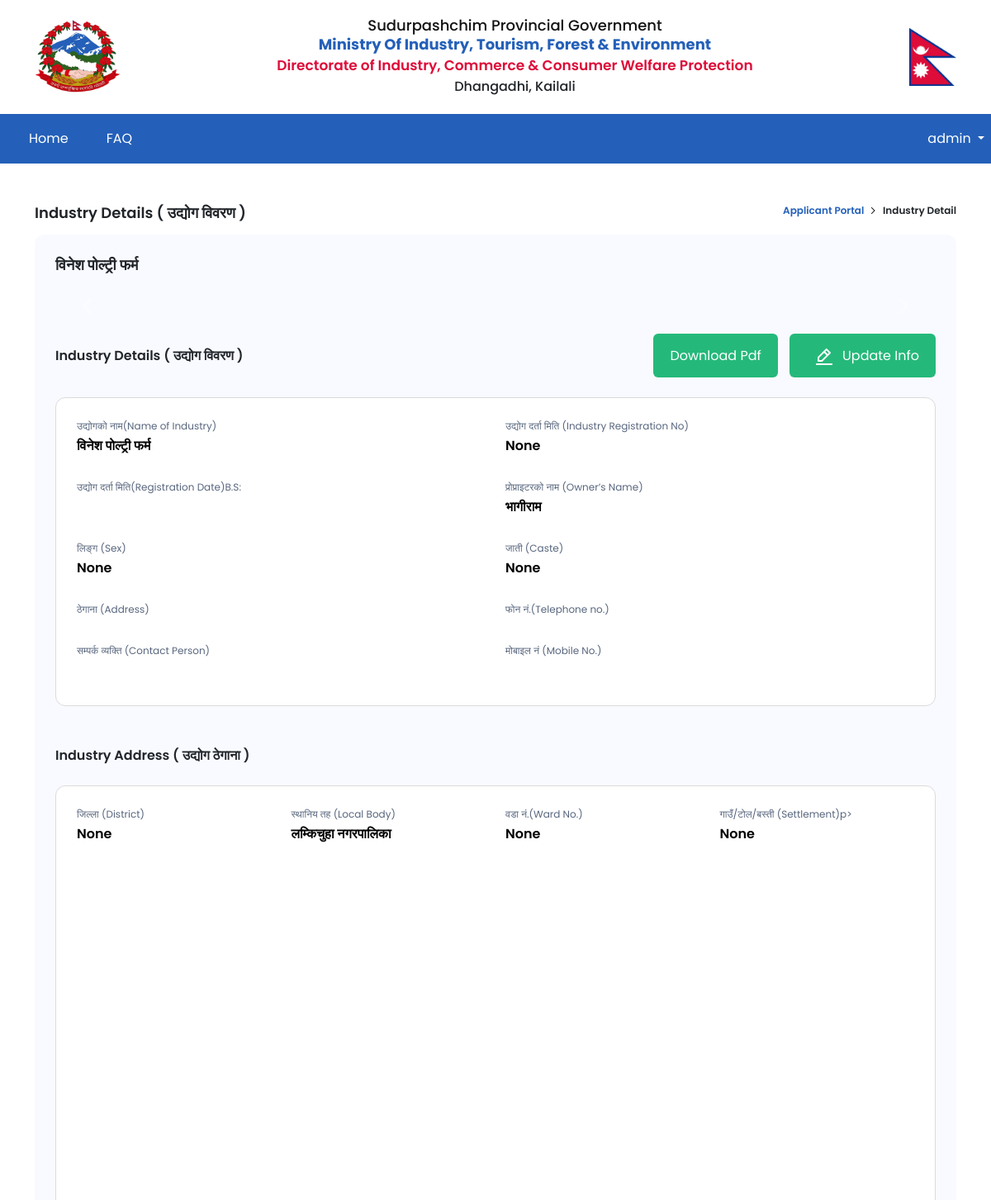
/industry/profile/5742/ (signed in, upper part), run on an earlier commit of the app's database.
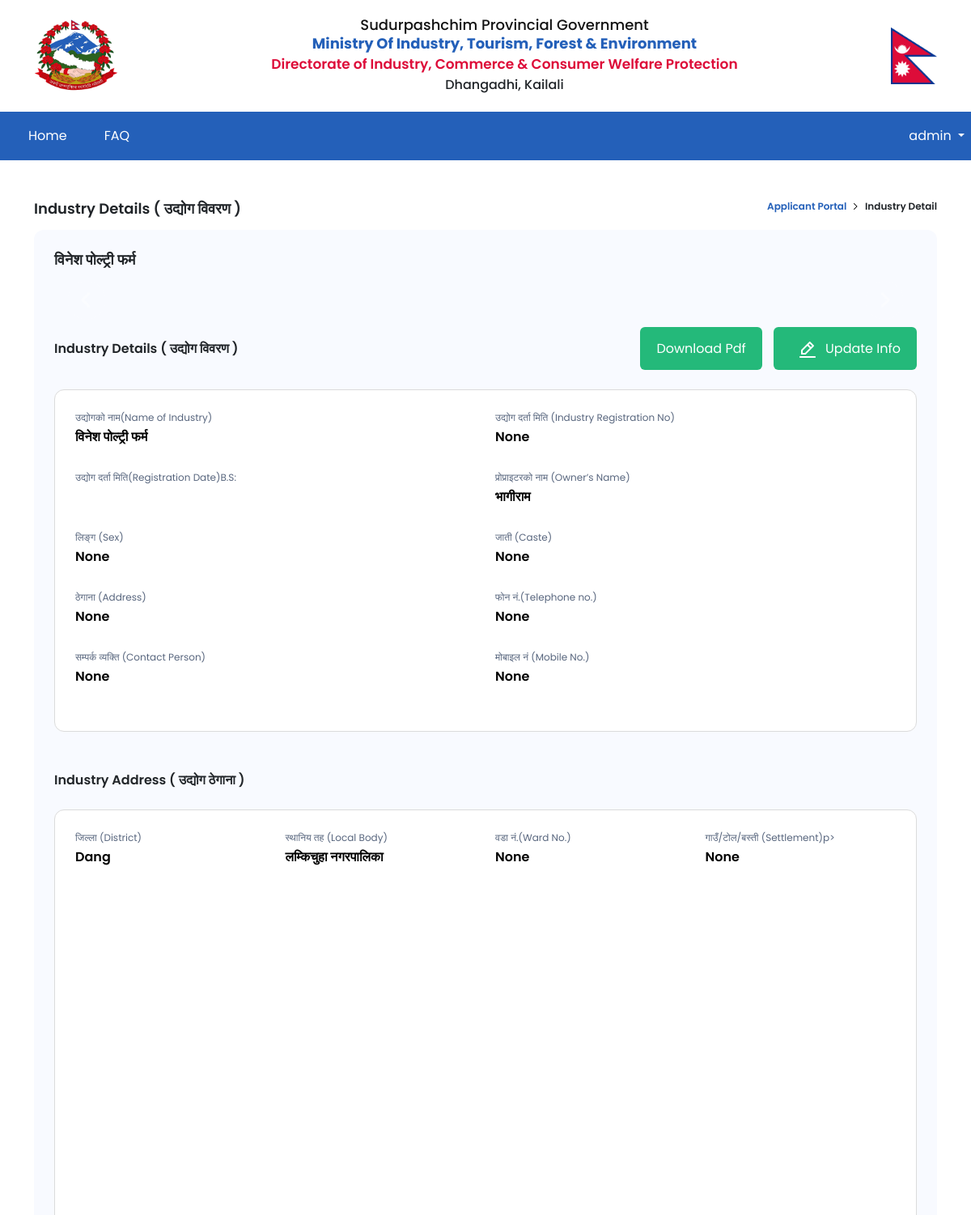
And on a later commit of the database.
### industry/models.py (models this page shows, shortened)
class Industry(models.Model):
    industry_name = models.CharField(max_length=150)
    industry_reg_no = models.CharField(max_length=100, blank=True, null=True)
    reg_date = models.DateField(blank=True, null=True)
    owner_name = models.CharField(max_length=100)
    sex = models.CharField(max_length=6, choices=commons.SEX_CHOICES, blank=True, null=True)
    caste = models.CharField(max_length=8, choices=commons.CASTE_CHOICES, blank=True, null=True)
    address = models.CharField(max_length=100, blank=True, null=True)
    telephone_number = models.CharField(max_length=15, blank=True, null=True)
    contact_person = models.CharField(max_length=100, blank=True, null=True)
    mobile_number = models.CharField(max_length=15, blank=True, null=True)
    district = models.CharField(max_length=100, blank=True, null=True)
    local_body = models.CharField(max_length=100, blank=True, null=True)
    ward_no = models.CharField(max_length=100, blank=True, null=True)
    settlement = models.CharField(max_length=100, blank=True, null=True)
    latitude = models.CharField(max_length=100, blank=True)
    longitude = models.CharField(max_length=100, blank=True)
    product_description = models.TextField(max_length=600, blank=True, null=True)
    investment = models.CharField(max_length=9, choices=commons.INVESTMENT_CHOICES, blank=True, null=True)
    ownership = models.CharField(max_length=11, choices=commons.OWNERSHIP_CHOICES, blank=True, null=True)
    raw_material_source = models.CharField(max_length=8, choices=commons.MATERIAL_SOURCE, blank=True, null=True)
    industry_acc_product = models.CharField(max_length=50, choices=commons.TYPE_OF_PRODUCT, blank=True, null=True)
    others_text = models.CharField(max_length=255, blank=True, null=True)
    current_status = models.CharField(max_length=8, choices=commons.CURRENT_STATUS, blank=True, null=True)
    current_running_capacity = models.CharField(max_length=1, choices=commons.CAPACITY, blank=True, null=True)
    machinery_tool = models.TextField(max_length=600, blank=True, null=True)
    product_service_name = models.CharField(max_length=100, blank=True, null=True)
    yearly_capacity = models.FloatField(default=0, blank=True, null=True)
    total_manpower = models.IntegerField(default=0, blank=True, null=True)
    skillfull = models.IntegerField(default=0, blank=True, null=True)
    unskilled = models.IntegerField(default=0, blank=True, null=True)
    indigenous = models.IntegerField(default=0, blank=True, null=True)
    foreign = models.IntegerField(default=0, blank=True, null=True)
    male = models.IntegerField(default=0, blank=True, null=True)
    female = models.IntegerField(default=0, blank=True, null=True)
    fixed_capital = models.FloatField(default=0, blank=True, null=True)
    current_capital = models.FloatField(default=0, blank=True, null=True)
    total_capital = models.FloatField(default=0, blank=True, null=True)

### industry/views.py (the view)
# urls.py: path('industry/profile/<int:industry_id>/', views.view_industry_profile, name="industry-profile"),
@login_required
def view_industry_profile(request, industry_id):
    industry = get_object_or_404(Industry, id=industry_id)
    photos = industry.industry_photo.all()
    context = {'industry': industry, 'photos': photos}
    return render(request, 'industry/industrydetail.html', context)

### templates/industry/industrydetail.html (shortened to what the changed rows need)
{% extends "layout/base.html" %}
{% load static %}
{% block container %}
    <div class="container my-5">
        <div class="kit-row">
            <h2 class="kit-page-heading">Industry Details ( उद्योग विवरण )</h2>
        </div>
        <div class="kit-form-container">
            <div class="kit-row mb-4">
                <h2 class="kit-page-heading">{{industry.industry_name}}</h2>
            </div>
            <div class="kit-row">
                <h2 class="kit-smpage-heading">Industry Details ( उद्योग विवरण )</h2>
            </div>
            <div class="kit-myindustry-detail mt-4">
                <div class="row mb-4">
                    <div class="col-sm-6">
                        <p class="kit-industry-title">उद्योगको नाम(Name of Industry)</p>
                        <h2 class="kit-industry-content">{{ industry.industry_name }}</h2>
                    </div>
                    <div class="col-sm-6">
                        <p class="kit-industry-title">उद्योग दर्ता मिति (Industry Registration No)</p>
                        <h2 class="kit-industry-content">{{ industry.industry_reg_no }}</h2>
                    </div>
                </div>
                <div class="row mb-4">
                    <div class="col-sm-6">
                        <p class="kit-industry-title">प्रोप्राइटरको नाम (Owner’s Name)</p>
                        <h2 class="kit-industry-content">{{ industry.owner_name }}</h2>
                    </div>
                </div>
                <div class="row mb-4">
                    <div class="col-sm-6">
                        <p class="kit-industry-title">लिङ्ग (Sex)</p>
                        <h2 class="kit-industry-content">{{ industry.get_sex_display }}</h2>
                    </div>
                    <div class="col-sm-6">
                        <p class="kit-industry-title">जाती (Caste)</p>
                        <h2 class="kit-industry-content">{{ industry.get_caste_display }}</h2>
                    </div>
                </div>
                <div class="row mb-4">
                    <div class="col-sm-6">
                        <p class="kit-industry-title">ठेगाना (Address)</p>
                        <h2 class="kit-industry-content">{{ industry.address }}</h2>
                    </div>
                    <div class="col-sm-6">
                        <p class="kit-industry-title">फोन नं.(Telephone no.)</p>
                        <h2 class="kit-industry-content">{{ industry.telephone_number }}</h2>
                    </div>
                </div>
                <div class="row mb-4">
                    <div class="col-sm-6">
                        <p class="kit-industry-title">सम्पर्क व्यक्ति (Contact Person)</p>
                        <h2 class="kit-industry-content">{{ industry.contact_person }}</h2>
                    </div>
                    <div class="col-sm-6">
                        <p class="kit-industry-title">मोबाइल नं (Mobile No.)</p>
                        <h2 class="kit-industry-content">{{ industry.mobile_number }}</h2>
                    </div>
                </div>
            </div>
            <h2 class="kit-smpage-heading mt-5">Industry Address ( उद्योग ठेगाना )</h2>
            <div class="kit-myindustry-detail mt-4">
                <div class="row mb-4">
                    <div class="col-sm-3">
                        <p class="kit-industry-title">जिल्ला (District)</p>
                        <h2 class="kit-industry-content">{{ industry.district }}</h2>
                    </div>
                    <div class="col-sm-3">
                        <p class="kit-industry-title">स्थानिय तह (Local Body)</p>
                        <h2 class="kit-industry-content">{{ industry.local_body }}</h2>
                    </div>
                    <div class="col-sm-3">
                        <p class="kit-industry-title">वडा नं.(Ward No.)</p>
                        <h2 class="kit-industry-content">{{ industry.ward_no }}</h2>
                    </div>
                    <div class="col-sm-3">
                        <p class="kit-industry-title">गाउँ/टोल/बस्ती (Settlement)p>
                        <h2 class="kit-industry-content">{{ industry.settlement }}</h2>
                    </div>
                </div>
            </div>
        </div>
    </div>
{% endblock %}

What changed in the data, as far as the page shows it:
changed Industry "विनेश पोल्ट्री फर्म": address (not shown) → "None"; telephone_number (not shown) → "None"; contact_person (not shown) → "None"; mobile_number (not shown) → "None"; district "None" → "Dang"
